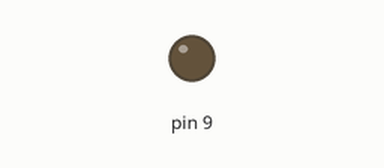
Recording of a sketch running on a simulated Arduino Uno, built with avr-gcc and run on an emulated ATmega328P. Shown: output pins drawn as LEDs (lit = HIGH).

Above: at 0.05 s.
At 1.0 s:
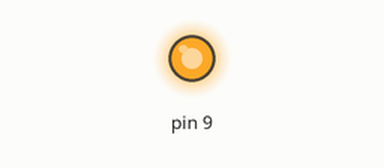
Timing chart, 0 to 3.4 s (numbered marks = the images above):
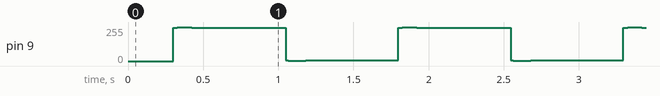

The sketch:

2_led_pwm_sin.ino
```cpp
void setup() {
  pinMode(9, OUTPUT);
}

float k = 0;

void loop() {

  int jasnosc = map(sin(k) * 100, -100, 100, 0, 255);

  analogWrite(9, jasnosc);

  k = k + 0.005;

  delay(1);
}
```
